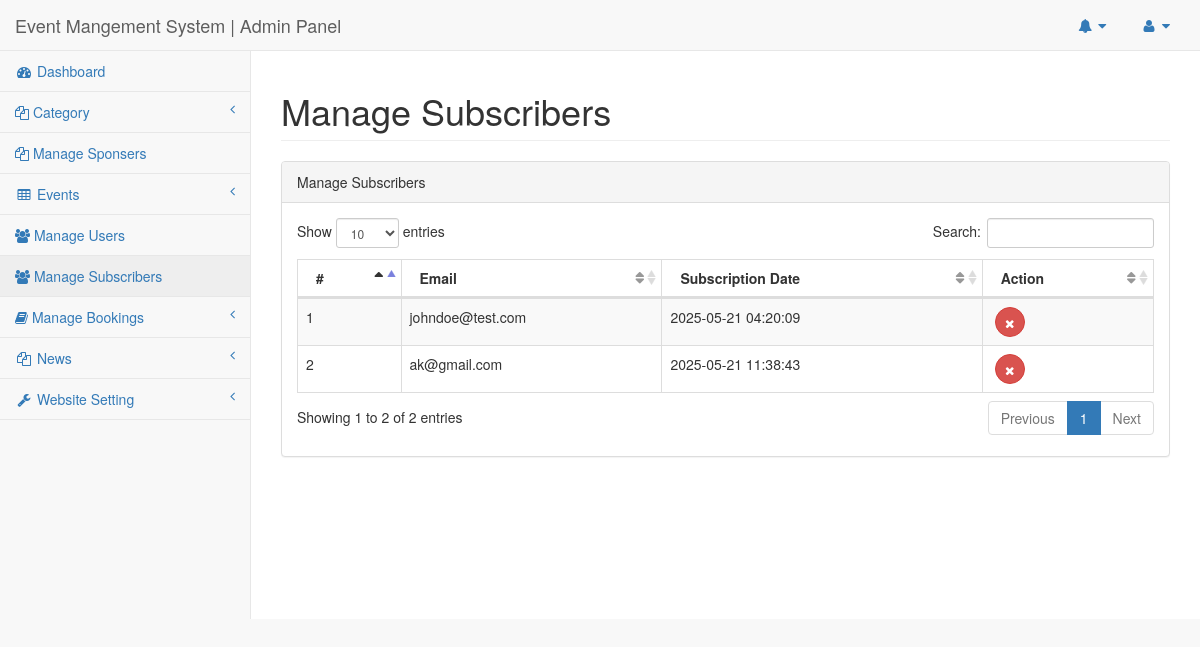
The app's page /admin/subscribers.php (signed in) with its own data.
### tables this page shows
CREATE TABLE `tblsubscriber` (
  `id` int(11) NOT NULL,
  `UserEmail` varchar(255) DEFAULT NULL,
  `Regdate` timestamp NULL DEFAULT current_timestamp()
);

### admin/subscribers.php (the view, shortened to what this page needs)
<?php
include('includes/config.php');
if(strlen($_SESSION['adminsession'])==0)
{
header('location:logout.php');
}
else{
?>
<!DOCTYPE html>
<html lang="en">
<head>
    <link href="../vendor/bootstrap/css/bootstrap.min.css" rel="stylesheet">
    <link href="../vendor/metisMenu/metisMenu.min.css" rel="stylesheet">
    <link href="../dist/css/sb-admin-2.css" rel="stylesheet">
    <link href="../vendor/font-awesome/css/font-awesome.min.css" rel="stylesheet" type="text/css">
    <link href="../vendor/datatables-plugins/dataTables.bootstrap.css" rel="stylesheet">
    <link href="../vendor/datatables-responsive/dataTables.responsive.css" rel="stylesheet">
</head>
<body>
<div id="wrapper">
<nav class="navbar navbar-default navbar-static-top" role="navigation" style="margin-bottom: 0">
<?php include_once('includes/header.php');?>
<?php include_once('includes/leftbar.php');?>
</nav>
        <div id="page-wrapper">
            <div class="row">
                <div class="col-lg-12">
                    <h1 class="page-header"> Manage Subscribers</h1>
                </div>
            </div>
            <div class="row">
                <div class="col-lg-12">
                    <div class="panel panel-default">
                        <div class="panel-heading">
                           Manage Subscribers
                        </div>
                        <div class="panel-body">
                            <div class="row">
                                <div class="col-lg-12">
                            <table width="100%" class="table table-striped table-bordered table-hover" id="dataTables-example">
                                <thead>
                                    <tr>
                                        <th>#</th>
                                        <th>Email</th>
                                        <th>Subscription Date</th>
                                        <th>Action</th>
                                    </tr>
                                </thead>
                                <tbody>
<?php
$sql = "SELECT id,UserEmail,Regdate from tblsubscriber";
$query = $dbh -> prepare($sql);
$query->execute();
$results=$query->fetchAll(PDO::FETCH_OBJ);
$cnt=1;
if($query->rowCount() > 0)
{
foreach($results as $row)
{
    ?>
<tr >
<td><?php echo htmlentities($cnt);?></td>
<td><?php echo htmlentities($row->UserEmail);?></td>
<td><?php echo htmlentities($row->Regdate);?></td>
<td>
<a href="subscribers.php?del=<?php echo htmlentities($row->id);?>"  onclick="return confirm('Are you sure you want to delete?');"><button type="button" class="btn btn-danger btn-circle" style="margin-left:4px;"><i class="fa fa-times"></i>
                            </button>
                            </a></td>
</tr>
        <?php $cnt++;
    }} ?>
                                </tbody>
                            </table>
                                </div>
                            </div>
                        </div>
                    </div>
                </div>
            </div>
        </div>
    </div>
</body>
</html>
<?php } ?>

### records on screen
tblsubscriber: UserEmail "johndoe@test.com", Regdate "2025-05-21 04:20:09"
tblsubscriber: UserEmail "ak@gmail.com", Regdate "2025-05-21 11:38:43"
